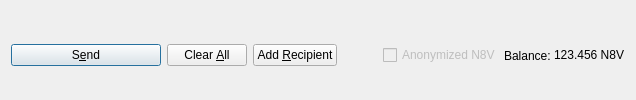
         <widget class="QFrame" name="frame_Send">
          <layout class="QHBoxLayout" name="horizontalLayout">
           <property name="bottomMargin">
            <number>0</number>
           </property>
           <item>
            <widget class="QPushButton" name="sendButton">
             <property name="minimumSize">
              <size>
               <width>150</width>
               <height>0</height>
              </size>
             </property>
             <property name="toolTip">
              <string>Confirm the send action</string>
             </property>
             <property name="text">
              <string>S&amp;end</string>
             </property>
             <property name="icon">
              <iconset resource="../nativecoin.qrc">
               <normaloff>:/icons/send</normaloff>:/icons/send</iconset>
             </property>
             <property name="autoDefault">
              <bool>false</bool>
             </property>
             <property name="default">
              <bool>true</bool>
             </property>
            </widget>
           </item>
           <item>
            <widget class="QPushButton" name="clearButton">
             <property name="sizePolicy">
              <sizepolicy hsizetype="Minimum" vsizetype="Fixed">
               <horstretch>0</horstretch>
               <verstretch>0</verstretch>
              </sizepolicy>
             </property>
             <property name="toolTip">
              <string>Clear all fields of the form.</string>
             </property>
             <property name="text">
              <string>Clear &amp;All</string>
             </property>
             <property name="icon">
              <iconset resource="../nativecoin.qrc">
               <normaloff>:/icons/remove</normaloff>:/icons/remove</iconset>
             </property>
             <property name="autoDefault">
              <bool>false</bool>
             </property>
            </widget>
           </item>
           <item>
            <widget class="QPushButton" name="addButton">
             <property name="toolTip">
              <string>Send to multiple recipients at once</string>
             </property>
             <property name="text">
              <string>Add &amp;Recipient</string>
             </property>
             <property name="icon">
              <iconset resource="../nativecoin.qrc">
               <normaloff>:/icons/add</normaloff>:/icons/add</iconset>
             </property>
             <property name="autoDefault">
              <bool>false</bool>
             </property>
            </widget>
           </item>
           <item>
            <spacer name="horizontalSpacer">
             <property name="orientation">
              <enum>Qt::Horizontal</enum>
             </property>
             <property name="sizeHint" stdset="0">
              <size>
               <width>40</width>
               <height>20</height>
              </size>
             </property>
            </spacer>
           </item>
           <item>
            <layout class="QHBoxLayout" name="horizontalLayout_2">
             <property name="spacing">
              <number>3</number>
             </property>
             <item>
              <widget class="QCheckBox" name="checkzNATIVE">
               <property name="enabled">
                <bool>false</bool>
               </property>
               <property name="text">
                <string>Anonymized N8V</string>
               </property>
              </widget>
             </item>
             <item>
              <widget class="QLabel" name="label">
               <property name="text">
                <string>Balance:</string>
               </property>
              </widget>
             </item>
             <item>
              <widget class="QLabel" name="labelBalance">
               <property name="sizePolicy">
                <sizepolicy hsizetype="Preferred" vsizetype="Fixed">
                 <horstretch>0</horstretch>
                 <verstretch>0</verstretch>
                </sizepolicy>
               </property>
               <property name="cursor">
                <cursorShape>IBeamCursor</cursorShape>
               </property>
               <property name="text">
                <string notr="true">123.456 N8V</string>
               </property>
               <property name="textInteractionFlags">
                <set>Qt::LinksAccessibleByMouse|Qt::TextSelectableByKeyboard|Qt::TextSelectableByMouse</set>
               </property>
              </widget>
             </item>
            </layout>
           </item>
          </layout>
         </widget>
